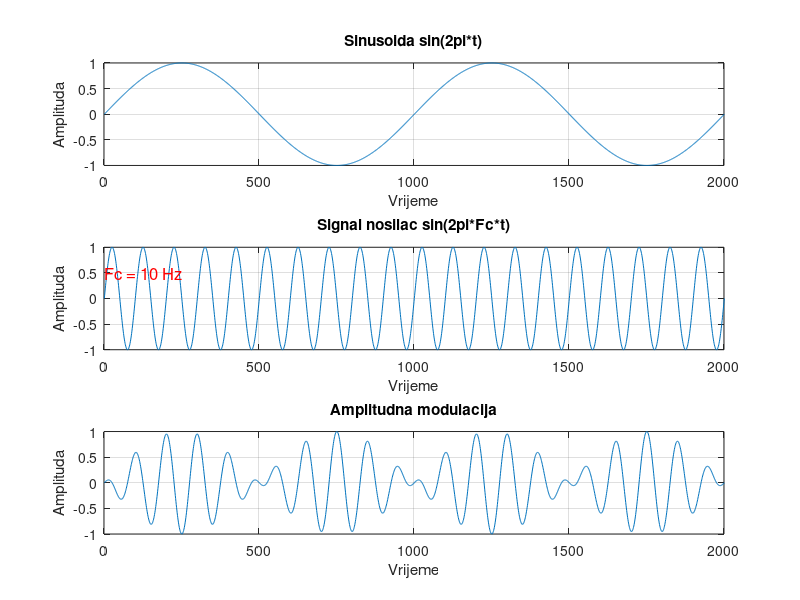

Recreate this plot in MATLAB.
% Frekvencija signala nosioca neophodna za modulaciju signala x
Fc = 10;

% Frekvencija uzorkovanja
Fs = 1000;

% Vremensko trajanje od dvije sekunde
% 0 - početak; 1/Fs - vrijednost povećavanja; 2 - kraj
t = (0 : 1 / Fs : 2);

% Sinusoida sa vremenskim trajanjem "t"
x = sin(2*pi*t);

% Signal nosilac
y = sin(2*pi*Fc*t)

% Amplitudna modulacija
z = ammod(x, Fc, Fs);

% Crtanje prvog grafika (sinusoidalni signal s informacijom)
subplot(3, 1, 1); % 3 - broj redova, 1 - broj kolona, 1 - redni broj u koordinatnoj mreži
plot(x);
xlim([0 2000]); % X osa biva ograničena na maksimalnu vrijednost od 2 sekunde
grid on;
title('Sinusoida sin(2pi*t)');
xlabel('Vrijeme');
ylabel('Amplituda');

% Crtanje drugog grafika (signal nosilac)
subplot(3, 1, 2);
plot(y);
xlim([0 2000])
grid on;
title('Signal nosilac sin(2pi*Fc*t)');
xlabel('Vrijeme');
ylabel('Amplituda');
text(1, 0.5, ['Fc = ' num2str(Fc) ' Hz'], 'FontSize', 12, 'Color', 'red');

% Crtanje trećeg grafika (modulisani signal)
subplot(3, 1, 3);
plot(z);
xlim([0 2000])
grid on;
title('Amplitudna modulacija');
xlabel('Vrijeme');
ylabel('Amplituda');

